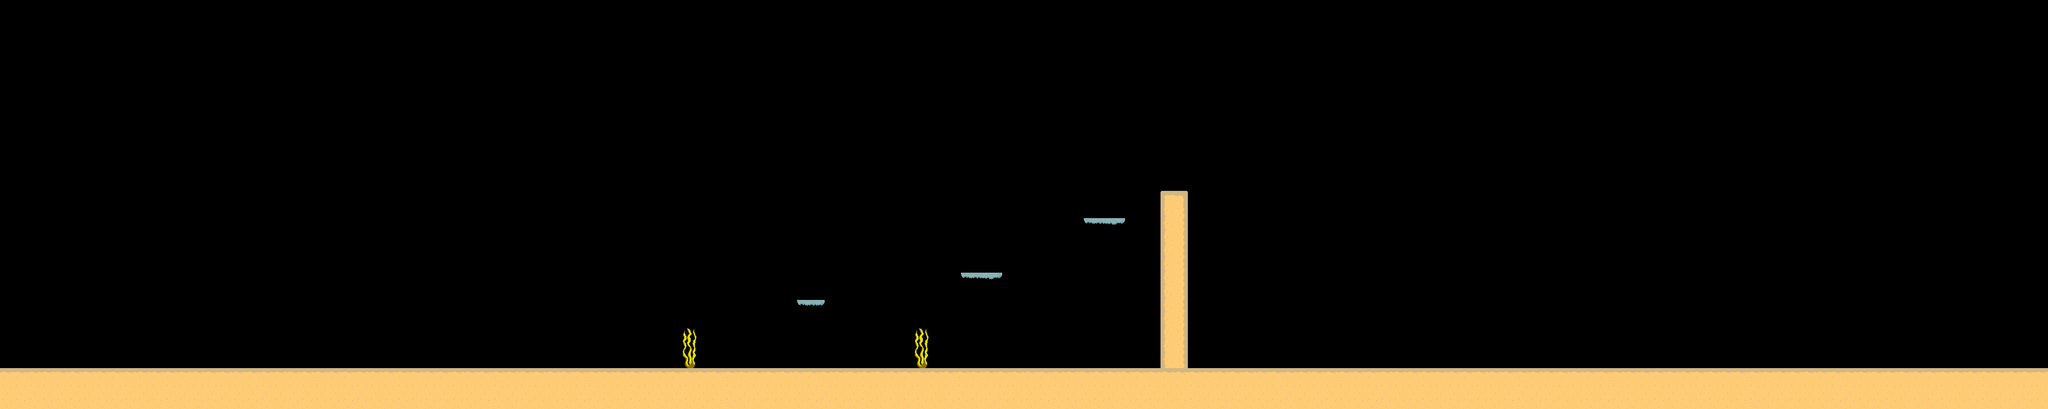

This is a level from a 2D game, rendered from its Tiled map with the project's own tilesets. A one-line summary and the map file follow, with tile-layer data summarised:
An orthogonal 150x30 tile map with 32x32 px tiles, 1 tile layer (Capa de patrones 1) and 11 objects.

<map version="1.10" tiledversion="1.11.2" orientation="orthogonal" renderorder="right-down" width="150" height="30" tilewidth="32" tileheight="32" infinite="0" nextlayerid="6" nextobjectid="20">
 <tileset firstgid="1" source="Tiles - Beach.tsx" />
 <layer id="1" name="Capa de patrones 1" width="150" height="30">
  <data>[4500 cells, 493 non-empty, 13 distinct tile ids]</data>
 </layer>
 <objectgroup id="2" name="collisions">
  <object id="1" x="0" y="864" width="5306.12" height="96" />
  <object id="5" x="2541.15" y="513.242" width="96" height="20.1818" />
  <object id="6" x="2253.86" y="639.788" width="96" height="20.1818" />
  <object id="7" x="2726.82" y="450.667" width="48" height="418" />
  <object id="8" x="2150.48" y="776.667" width="21.25" height="85" />
  <object id="9" x="-184" y="-180" width="188" height="1134" />
  <object id="11" x="1868.48" y="705.333" width="65.6667" height="14.6667" />
  <object id="13" x="1607.09" y="778.129" width="21.25" height="85" />
  <object id="14" x="4987.88" y="884.848" />
 </objectgroup>
 <objectgroup id="3" name="Meta">
  <object id="10" x="4698" y="5.33333" width="64" height="864" />
 </objectgroup>
 <objectgroup id="5" name="mensajes">
  <object id="18" x="934.774" y="649.879" width="379.492" height="97.376" rotation="0.0950087">
   <text fontfamily="System" pixelsize="200" wrap="1" bold="1">Presiona D o → para poder moverte</text>
  </object>
 </objectgroup>
</map>
